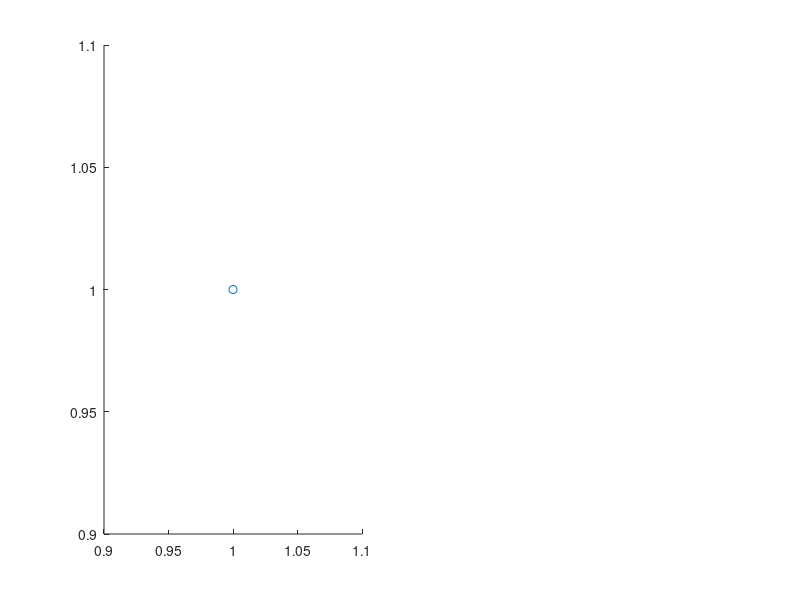

This figure's MATLAB source: (Note: this script raises an error after producing the figure.)
% close all
% clear all
% clc
% 
% Velo_Vicon = xlsread('H:\Matlab_Tools\$$_Code\KGR\Own_Study.xlsx','Vicon_angular_Velocity');
% Velo_Isomed = xlsread('H:\Matlab_Tools\$$_Code\KGR\Own_Study.xlsx','Isomed_angular_Velocity');
% Velo_fascicle = xlsread('H:\Matlab_Tools\$$_Code\KGR\Own_Study.xlsx','Velocity_Individual');
% Data_Length = xlsread('H:\Matlab_Tools\$$_Code\KGR\neu_l�nge.csv');
% Preset_Isomed = [0:20:200];
% 
% 
% [fitobject,gof] = fit(mean(-Velo_Vicon')',mean(Velo_fascicle')','poly1')
% 
% n=1;
% for i = 0:180
%     FIT(n) = polyval([fitobject.p1 fitobject.p2],i);
%     XXX (n) = i;
%     n = n + 1;
% end
% 
% txt_fit=['R� = ' num2str(round(gof.rsquare,3))];


% save('H:\Matlab_Tools\$$_Code\KGR\Length_Velocity_Plot.mat');
load('Length_Velocity_Plot.mat');

Optimal_fascicle_length = 42; %(Holzer et al., 2020 - 25� DF (Hessel et al., 2019))


%% Create Plot
figure(1)
subplot(1,2,1)
%e = errorbar(Preset_Isomed,mean(Data_Length),std(Data_Length))
e = errorbar(mean(-Velo_Vicon'),mean(Velo_fascicle'),std(Velo_fascicle'),std(Velo_fascicle'),std(Velo_Vicon'),std(Velo_Vicon'),'o')
hold on
plot(XXX,FIT,'k')
text(40,80,txt_fit,'HorizontalAlignment','Center','Fontsize',20)
text(5,90,'A','HorizontalAlignment','Center','Fontsize',40)

e.Marker = 'o';
e.Color = 'k';
e.LineStyle = 'none';

xticks([0:20:200])
yticks([0:10:100])
axis([-10 210 0 100])

xlabel('Angular Velocity [�/s]')
ylabel('GM Fascicle Velocity [mm/s]')



subplot(1,2,2)
k = errorbar(Preset_Isomed,mean(Data_Length),std(Data_Length))
hold on
text(5,54,'B','HorizontalAlignment','Center','Fontsize',40)

k.Marker = 'o';
k.Color = 'k';
k.LineStyle = '-';

xticks([0:20:200])
yticks([0:5:60])
axis([-10 210 0 60])

xlabel('Preset Dynamometer Velocity [�/s]')
ylabel('GM Fascicle Length at 0� [mm]')
set(gcf,'Position',[117,287,1610,611]);

%%
figure(2)
subplot(1,2,1)
%e = errorbar(Preset_Isomed,mean(Data_Length),std(Data_Length))
e = errorbar(mean(-Velo_Vicon'),...
             mean(Velo_fascicle'),...
             std(Velo_fascicle'),...
             std(Velo_fascicle'),...
             std(Velo_Vicon'),...
             std(Velo_Vicon'),'o')
hold on
plot(XXX,FIT,'k')
text(40,80,txt_fit,'HorizontalAlignment','Center','Fontsize',20)
text(5,100,'A','HorizontalAlignment','Center','Fontsize',40)

e.Marker = 'o';
e.Color = 'k';
e.LineStyle = 'none';

xticks([0:20:200])
yticks([0:10:110])
axis([-10 210 0 110])

xlabel('Angular Velocity [�/s]')
ylabel('GM Fascicle Velocity [mm/s]')



subplot(1,2,2)
k = errorbar(Preset_Isomed,mean(Data_Length)./Optimal_fascicle_length,std(Data_Length)./Optimal_fascicle_length)
hold on
text(5,1,'B','HorizontalAlignment','Center','Fontsize',40)

k.Marker = 'o';
k.Color = 'k';
k.LineStyle = '-';

xticks([0:20:200])
yticks([0:.1:1.1])
axis([-10 210 0 1.1])

xlabel('Preset Dynamometer Velocity [�/s]')
ylabel('Normalized GM Fascicle Length')
set(gcf,'Position',[117,287,1610,611]);

